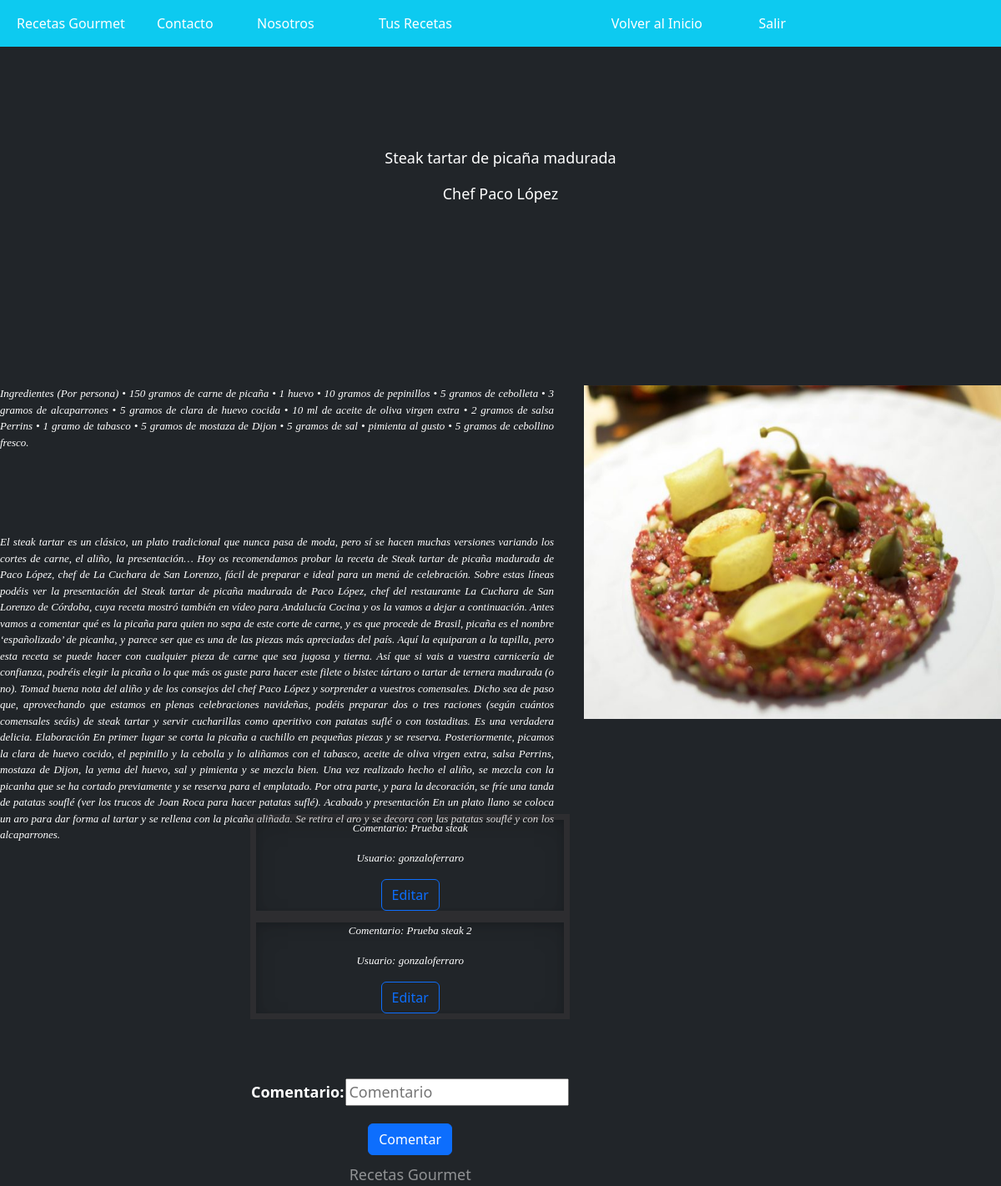
Screenshot of /Blog/steak/ with the database file from the repository.
### Blog/models.py (models this page shows, shortened)
class Receta(models.Model):
    imagen = models.ImageField(upload_to= "recetas", null= True, blank = True)
    nombre = models.CharField(max_length=80)
    ingrediente = models.CharField(max_length=5000, null=True, blank = True)
    texto = models.CharField(max_length=5000)
    email = models.EmailField()
    autor = models.CharField(max_length=30)

class Comentario(models.Model):
    Comentario = models.CharField(max_length=500)
    us = models.CharField(max_length=500, null=True, blank=True)
    autor = models.CharField(max_length=500, null=True, blank=True)
    nivel = models.CharField(max_length=500, null=True, blank=True)

### Blog/views.py (the view)
# urls.py: path('steak/', steak),
def steak(request):
    autor1 = "Paco López"
    rec = Receta.objects.filter(autor=autor1)
    com=Comentario.objects.filter(autor=autor1)
    if request.method == "POST":
        formulario = form_comentario(request.POST)
        if formulario.is_valid():
            informacion = formulario.cleaned_data
            com = Comentario(Comentario = informacion["Comentario"],
            us= request.user, autor="Paco López")
            com.save() #Guardo la data en la base de datos como en la función estudiantes.
            com=Comentario.objects.filter(autor=autor1)
            return render(request, "steak.html",{"recetas":rec,"comentarios":com,"formulario":formulario})
        else:
            formulario = form_comentario()
            return render(request, "steak.html",{"recetas":rec,"comentarios":com,"formulario":formulario})
    else:
        formulario = form_comentario()
        return render(request, "steak.html",{"recetas":rec,"comentarios":com,"formulario":formulario})

### Blog/forms.py
class form_comentario(forms.Form):
    Comentario = forms.CharField(widget= forms.TextInput(attrs={'placeholder': 'Comentario'}))
    class Meta:
        model = User
        fields = ['Comentario']
        help_texts = {k:"" for k in fields}

### Blog/template/steak.html (shortened to what this page needs)
{% extends "home.html"%}
    {% load static %}
{% block contenido %}
<body class="d-flex h-100 text-center text-bg-dark" >
    <div class="contenido1">
        <p class="nav-item" style="position: relative; font-size: large;">
            {% if recetas %}
                {% for r in recetas %}
                    <p>
                        {{r.nombre}}
                    </p>
                    <p>
                        Chef {{r.autor}}
                    </p>
                    <img src="{{r.imagen.url}}" style="float: right; margin: 0 0 1em 2em; position:relative; top:200px" height="400px" width= "500px" alt="" >
                    <div class = "contenido2" style="position:relative;top:200px;">
                        {{r.ingrediente}}
                    </div>
                    <div class = "contenido2" style="position:relative;top:300px;">
                        {{r.texto}}
                    </div>
                {%endfor%}
            {% endif %}
            <div  style="position: absolute; top:800px;left:300px">
                {% if comentarios %}
                    {% for c in comentarios %}
                        <div class="list-group">
                            <div class="borde">
                                <p class="contenido22" style="position:relative">Comentario: {{c.Comentario}}</p>
                                <p class="contenido22" style="position:relative">Usuario: {{c.us}}</p>
                                <a  href="/Blog/editar_steak/{{c.id}}" class= "btn btn-outline-primary" style="position: relative;">Editar</a>
                            </div>
                        </div>
                    {%endfor%}
                {%endif%}
                <div style="position:relative;">
                    <form style="position:relative; top:70px" method="POST">{% csrf_token %}
                        <table style="position:relative">
                            {{ formulario.as_table }}
                        </table>
                        <button class="btn btn-primary" style="position:relative; top:20px; text-decoration: none; color: white" type="submit">Comentar</button>
                    </form>
                </div>
                <footer class="mt-auto text-white-50" style="position:relative;top:100px">
                    <p>Recetas Gourmet </p>
                </footer>
            </div>
        </p>
    </div>
</body>
</html>
{% endblock %}

### Blog/static/css/myestilo.css (style rules this page uses)
.borde { border: solid rgba(97, 78, 78, 0.192); border-width: 7px ; box-shadow: inset 0 .5em 1.5em rgba(0, 0, 0, .1), inset 0 .125em .5em rgba(0, 0, 0, .15); }
.contenido1 { position: relative; top: 80px; font-size: 1.125rem; }
.contenido2 { position: relative; top: 80px; font-size: small; font-family: Georgia, 'Times New Roman', Times, serif; font-style: italic; color: white; text-align: justify; vertical-align: baseline; align-content: center; display: inherit; clear: left; }
.contenido22 { position: relative; font-size: small; font-family: Georgia, 'Times New Roman', Times, serif; font-style: italic; color: white; vertical-align: baseline; align-content: center; display: inherit; clear: left; }

### Blog/template/steak.html (style rules this page uses)
body { background-image: url("https://img.freepik.com/premium-photo/side-view-black-brick-wall-lit-by-light-from-window_160360-1283.jpg?w=2000"); background-position: center 25%; background-size: cover; }

### rows the page displays
Receta: nombre "Steak tartar de picaña madurada", autor "Paco López", imagen (picture), ingrediente "Ingredientes (Por persona) • 150 gramos de carne de picaña • 1 huevo • 10 gramos de pepinillos • 5 gramos de cebolleta • 3 gramos de alcaparrones • 5 gramos de clara de huevo cocida • 10 ml de aceite de oliva virgen extra • 2 gramos de salsa Perrins • 1 gramo de tabasco • 5 gramos de mostaza de Dijon • 5 gramos de sal • pimienta al gusto • 5 gramos de cebollino fresco.", texto "El steak tartar es un clásico, un plato tradicional que nunca pasa de moda, pero sí se hacen muchas versiones variando los cortes de carne, el aliño, la presentación… Hoy os recomendamos probar la receta de Steak tartar de picaña madurada de Paco López, chef de La Cuchara de San Lorenzo, fácil de preparar e ideal para un menú de celebración. Sobre estas líneas podéis ver la presentación del Steak tartar de picaña madurada de Paco López, chef del restaurante La Cuchara de San Lorenzo de Córdoba, cuya receta mostró también en vídeo para Andalucía Cocina y os la vamos a dejar a continuación. Antes vamos a comentar qué es la picaña para quien no sepa de este corte de carne, y es que procede de…"
Comentario: Comentario "Prueba steak", us "gonzaloferraro"
Comentario: Comentario "Prueba steak 2", us "gonzaloferraro"
